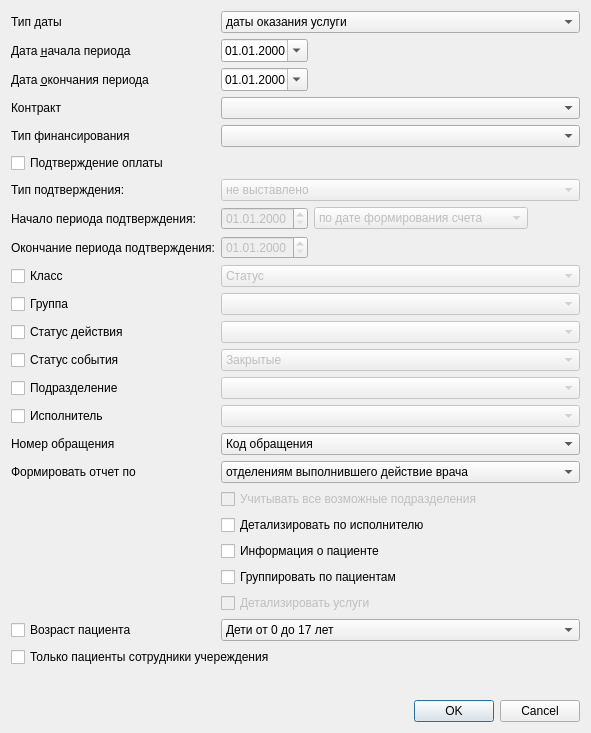
<?xml version="1.0" encoding="UTF-8"?>
<ui version="4.0">
 <class>ReportSetupDoneActionsDialog</class>
 <widget class="QDialog" name="ReportSetupDoneActionsDialog">
  <property name="geometry">
   <rect>
    <x>0</x>
    <y>0</y>
    <width>591</width>
    <height>733</height>
   </rect>
  </property>
  <property name="windowTitle">
   <string>Dialog</string>
  </property>
  <layout class="QGridLayout" name="gridLayout">
   <item row="0" column="1" colspan="5">
    <widget class="QComboBox" name="cmbDateType">
     <item>
      <property name="text">
       <string>даты оказания услуги</string>
      </property>
     </item>
     <item>
      <property name="text">
       <string>даты события</string>
      </property>
     </item>
    </widget>
   </item>
   <item row="1" column="1" colspan="2">
    <widget class="CDateEdit" name="edtBegDate">
     <property name="sizePolicy">
      <sizepolicy hsizetype="Maximum" vsizetype="Fixed">
       <horstretch>0</horstretch>
       <verstretch>0</verstretch>
      </sizepolicy>
     </property>
     <property name="displayFormat">
      <string>dd.MM.yyyy</string>
     </property>
     <property name="calendarPopup">
      <bool>true</bool>
     </property>
    </widget>
   </item>
   <item row="16" column="1" colspan="5">
    <widget class="QComboBox" name="cmbReportType">
     <item>
      <property name="text">
       <string>отделениям выполнившего действие врача</string>
      </property>
     </item>
     <item>
      <property name="text">
       <string>отделениям за которым закреплено действие</string>
      </property>
     </item>
    </widget>
   </item>
   <item row="15" column="0">
    <widget class="QLabel" name="lblEventIdentifierType">
     <property name="text">
      <string>Номер обращения</string>
     </property>
    </widget>
   </item>
   <item row="1" column="0">
    <widget class="QLabel" name="lblBegDate">
     <property name="text">
      <string>Дата &amp;начала периода</string>
     </property>
     <property name="buddy">
      <cstring>edtBegDate</cstring>
     </property>
    </widget>
   </item>
   <item row="20" column="1" colspan="5">
    <widget class="QCheckBox" name="chkGroupByPatient">
     <property name="text">
      <string>Группировать по пациентам</string>
     </property>
    </widget>
   </item>
   <item row="9" column="0">
    <widget class="QCheckBox" name="chkClass">
     <property name="sizePolicy">
      <sizepolicy hsizetype="Maximum" vsizetype="Fixed">
       <horstretch>0</horstretch>
       <verstretch>0</verstretch>
      </sizepolicy>
     </property>
     <property name="text">
      <string>Класс</string>
     </property>
    </widget>
   </item>
   <item row="17" column="1" colspan="5">
    <widget class="QCheckBox" name="chkAllOrgStructure">
     <property name="enabled">
      <bool>false</bool>
     </property>
     <property name="text">
      <string>Учитывать все возможные подразделения</string>
     </property>
    </widget>
   </item>
   <item row="13" column="0">
    <widget class="QCheckBox" name="chkOrgStructure">
     <property name="text">
      <string>Подразделение</string>
     </property>
    </widget>
   </item>
   <item row="3" column="0">
    <widget class="QLabel" name="lblContract">
     <property name="text">
      <string>Контракт</string>
     </property>
     <property name="buddy">
      <cstring>cmbContract</cstring>
     </property>
    </widget>
   </item>
   <item row="15" column="1" colspan="5">
    <widget class="QComboBox" name="cmbEventIdentifierType">
     <item>
      <property name="text">
       <string>Код обращения</string>
      </property>
     </item>
     <item>
      <property name="text">
       <string>Номер документа</string>
      </property>
     </item>
    </widget>
   </item>
   <item row="11" column="1" colspan="5">
    <widget class="CActionStatusComboBox" name="cmbStatus">
     <property name="enabled">
      <bool>false</bool>
     </property>
    </widget>
   </item>
   <item row="6" column="0">
    <widget class="QLabel" name="lblConfirmationType">
     <property name="text">
      <string>Тип подтверждения:</string>
     </property>
    </widget>
   </item>
   <item row="18" column="1" colspan="5">
    <widget class="QCheckBox" name="chkDetailPerson">
     <property name="text">
      <string>Детализировать по исполнителю</string>
     </property>
    </widget>
   </item>
   <item row="5" column="0" colspan="4">
    <widget class="QCheckBox" name="chkConfirmation">
     <property name="text">
      <string>Подтверждение оплаты</string>
     </property>
    </widget>
   </item>
   <item row="24" column="0">
    <spacer name="verticalSpacer">
     <property name="orientation">
      <enum>Qt::Vertical</enum>
     </property>
     <property name="sizeHint" stdset="0">
      <size>
       <width>20</width>
       <height>40</height>
      </size>
     </property>
    </spacer>
   </item>
   <item row="7" column="0">
    <widget class="QLabel" name="lblBegDateConfirmation">
     <property name="text">
      <string>Начало периода подтверждения:</string>
     </property>
    </widget>
   </item>
   <item row="14" column="1" colspan="5">
    <widget class="CPersonComboBoxEx" name="cmbPerson">
     <property name="enabled">
      <bool>false</bool>
     </property>
    </widget>
   </item>
   <item row="4" column="0">
    <widget class="QLabel" name="lblFinance">
     <property name="text">
      <string>Тип финансирования</string>
     </property>
     <property name="buddy">
      <cstring>cmbFinance</cstring>
     </property>
    </widget>
   </item>
   <item row="11" column="0">
    <widget class="QCheckBox" name="chkStatus">
     <property name="text">
      <string>Статус действия</string>
     </property>
    </widget>
   </item>
   <item row="3" column="1" colspan="5">
    <widget class="CContractComboBox" name="cmbContract"/>
   </item>
   <item row="21" column="1" colspan="5">
    <widget class="QCheckBox" name="chkDetailService">
     <property name="enabled">
      <bool>false</bool>
     </property>
     <property name="text">
      <string>Детализировать услуги</string>
     </property>
    </widget>
   </item>
   <item row="4" column="1" colspan="5">
    <widget class="CRBComboBox" name="cmbFinance"/>
   </item>
   <item row="13" column="1" colspan="5">
    <widget class="COrgStructureComboBox" name="cmbOrgStructure">
     <property name="enabled">
      <bool>false</bool>
     </property>
    </widget>
   </item>
   <item row="9" column="1" colspan="5">
    <widget class="QComboBox" name="cmbClass">
     <property name="enabled">
      <bool>false</bool>
     </property>
     <item>
      <property name="text">
       <string>Статус</string>
      </property>
     </item>
     <item>
      <property name="text">
       <string>Диагностика</string>
      </property>
     </item>
     <item>
      <property name="text">
       <string>Лечение</string>
      </property>
     </item>
     <item>
      <property name="text">
       <string>Прочие мероприятия</string>
      </property>
     </item>
     <item>
      <property name="text">
       <string>Назначено</string>
      </property>
     </item>
    </widget>
   </item>
   <item row="2" column="0">
    <widget class="QLabel" name="lblEndDate">
     <property name="text">
      <string>Дата &amp;окончания периода</string>
     </property>
     <property name="buddy">
      <cstring>edtEndDate</cstring>
     </property>
    </widget>
   </item>
   <item row="23" column="0" colspan="6">
    <widget class="QCheckBox" name="chkOnlyClientAsPersonInLPU">
     <property name="text">
      <string>Только пациенты сотрудники учереждения</string>
     </property>
    </widget>
   </item>
   <item row="2" column="1">
    <widget class="CDateEdit" name="edtEndDate">
     <property name="sizePolicy">
      <sizepolicy hsizetype="Maximum" vsizetype="Fixed">
       <horstretch>0</horstretch>
       <verstretch>0</verstretch>
      </sizepolicy>
     </property>
     <property name="displayFormat">
      <string>dd.MM.yyyy</string>
     </property>
     <property name="calendarPopup">
      <bool>true</bool>
     </property>
    </widget>
   </item>
   <item row="22" column="0">
    <widget class="QCheckBox" name="chkClientAgeCategory">
     <property name="text">
      <string>Возраст пациента</string>
     </property>
    </widget>
   </item>
   <item row="14" column="0">
    <widget class="QCheckBox" name="chkPerson">
     <property name="text">
      <string>Исполнитель</string>
     </property>
    </widget>
   </item>
   <item row="10" column="1" colspan="5">
    <widget class="CActionTypeComboBoxMCL" name="cmbActionTypeGroup">
     <property name="enabled">
      <bool>false</bool>
     </property>
    </widget>
   </item>
   <item row="19" column="1" colspan="5">
    <widget class="QCheckBox" name="chkPatientInfo">
     <property name="text">
      <string>Информация о пациенте</string>
     </property>
    </widget>
   </item>
   <item row="25" column="0" colspan="6">
    <widget class="QDialogButtonBox" name="buttonBox">
     <property name="sizePolicy">
      <sizepolicy hsizetype="Expanding" vsizetype="Fixed">
       <horstretch>0</horstretch>
       <verstretch>0</verstretch>
      </sizepolicy>
     </property>
     <property name="orientation">
      <enum>Qt::Horizontal</enum>
     </property>
     <property name="standardButtons">
      <set>QDialogButtonBox::Cancel|QDialogButtonBox::Ok</set>
     </property>
    </widget>
   </item>
   <item row="0" column="0">
    <widget class="QLabel" name="lblDateType">
     <property name="text">
      <string>Тип даты</string>
     </property>
    </widget>
   </item>
   <item row="16" column="0">
    <widget class="QLabel" name="lblReportType">
     <property name="text">
      <string>Формировать отчет по</string>
     </property>
     <property name="buddy">
      <cstring>cmbReportType</cstring>
     </property>
    </widget>
   </item>
   <item row="12" column="0">
    <widget class="QCheckBox" name="chkEventStatus">
     <property name="text">
      <string>Статус события</string>
     </property>
    </widget>
   </item>
   <item row="12" column="1" colspan="5">
    <widget class="QComboBox" name="cmbEventStatus">
     <property name="enabled">
      <bool>false</bool>
     </property>
     <item>
      <property name="text">
       <string>Закрытые</string>
      </property>
     </item>
     <item>
      <property name="text">
       <string>Открытые</string>
      </property>
     </item>
    </widget>
   </item>
   <item row="10" column="0">
    <widget class="QCheckBox" name="chkActionTypeGroup">
     <property name="sizePolicy">
      <sizepolicy hsizetype="Maximum" vsizetype="Fixed">
       <horstretch>0</horstretch>
       <verstretch>0</verstretch>
      </sizepolicy>
     </property>
     <property name="text">
      <string>Группа</string>
     </property>
    </widget>
   </item>
   <item row="22" column="1" colspan="5">
    <widget class="QComboBox" name="cmbClientAgeCategory">
     <item>
      <property name="text">
       <string>Дети от 0 до 17 лет</string>
      </property>
     </item>
     <item>
      <property name="text">
       <string>Взрослые от 18 лет</string>
      </property>
     </item>
    </widget>
   </item>
   <item row="8" column="0">
    <widget class="QLabel" name="lblEndDateConfirmation">
     <property name="text">
      <string>Окончание периода подтверждения:</string>
     </property>
    </widget>
   </item>
   <item row="7" column="1">
    <widget class="CDateEdit" name="edtConfirmationBegDate">
     <property name="enabled">
      <bool>false</bool>
     </property>
     <property name="displayFormat">
      <string>dd.MM.yyyy</string>
     </property>
    </widget>
   </item>
   <item row="8" column="1">
    <widget class="CDateEdit" name="edtConfirmationEndDate">
     <property name="enabled">
      <bool>false</bool>
     </property>
     <property name="displayFormat">
      <string>dd.MM.yyyy</string>
     </property>
    </widget>
   </item>
   <item row="7" column="2">
    <widget class="QComboBox" name="cmbConfirmationPeriodType">
     <property name="enabled">
      <bool>false</bool>
     </property>
     <item>
      <property name="text">
       <string>по дате формирования счета</string>
      </property>
     </item>
     <item>
      <property name="text">
       <string>по дате подтверждения оплаты</string>
      </property>
     </item>
    </widget>
   </item>
   <item row="8" column="2">
    <spacer name="horizontalSpacer_2">
     <property name="orientation">
      <enum>Qt::Horizontal</enum>
     </property>
     <property name="sizeHint" stdset="0">
      <size>
       <width>40</width>
       <height>20</height>
      </size>
     </property>
    </spacer>
   </item>
   <item row="6" column="1" colspan="5">
    <widget class="QComboBox" name="cmbConfirmationType">
     <property name="enabled">
      <bool>false</bool>
     </property>
     <item>
      <property name="text">
       <string>не выставлено</string>
      </property>
     </item>
     <item>
      <property name="text">
       <string>выставлено</string>
      </property>
     </item>
     <item>
      <property name="text">
       <string>оплачено</string>
      </property>
     </item>
     <item>
      <property name="text">
       <string>отказано</string>
      </property>
     </item>
    </widget>
   </item>
   <item row="7" column="3" colspan="2">
    <spacer name="horizontalSpacer_3">
     <property name="orientation">
      <enum>Qt::Horizontal</enum>
     </property>
     <property name="sizeHint" stdset="0">
      <size>
       <width>40</width>
       <height>20</height>
      </size>
     </property>
    </spacer>
   </item>
   <item row="2" column="2" colspan="3">
    <spacer name="spacer">
     <property name="orientation">
      <enum>Qt::Horizontal</enum>
     </property>
     <property name="sizeHint" stdset="0">
      <size>
       <width>219</width>
       <height>20</height>
      </size>
     </property>
    </spacer>
   </item>
   <item row="1" column="3" colspan="2">
    <spacer name="horizontalSpacer">
     <property name="orientation">
      <enum>Qt::Horizontal</enum>
     </property>
     <property name="sizeHint" stdset="0">
      <size>
       <width>40</width>
       <height>20</height>
      </size>
     </property>
    </spacer>
   </item>
  </layout>
 </widget>
 <customwidgets>
  <customwidget>
   <class>CRBComboBox</class>
   <extends>QComboBox</extends>
   <header>library/crbcombobox.h</header>
  </customwidget>
  <customwidget>
   <class>CDateEdit</class>
   <extends>QDateEdit</extends>
   <header>library/DateEdit.h</header>
  </customwidget>
  <customwidget>
   <class>CPersonComboBoxEx</class>
   <extends>QComboBox</extends>
   <header>Orgs/PersonComboBoxEx.h</header>
  </customwidget>
  <customwidget>
   <class>COrgStructureComboBox</class>
   <extends>QComboBox</extends>
   <header>Orgs/OrgStructComboBoxes.h</header>
  </customwidget>
  <customwidget>
   <class>CContractComboBox</class>
   <extends>QComboBox</extends>
   <header>Accounting/ContractComboBox.h</header>
  </customwidget>
  <customwidget>
   <class>CActionTypeComboBoxMCL</class>
   <extends>QComboBox</extends>
   <header>Events/ActionTypeComboBox.h</header>
  </customwidget>
  <customwidget>
   <class>CActionStatusComboBox</class>
   <extends>QComboBox</extends>
   <header location="global">Events/ActionStatus.h</header>
  </customwidget>
 </customwidgets>
 <tabstops>
  <tabstop>cmbDateType</tabstop>
  <tabstop>edtBegDate</tabstop>
  <tabstop>edtEndDate</tabstop>
  <tabstop>cmbContract</tabstop>
  <tabstop>cmbFinance</tabstop>
  <tabstop>chkConfirmation</tabstop>
  <tabstop>cmbConfirmationType</tabstop>
  <tabstop>edtConfirmationBegDate</tabstop>
  <tabstop>edtConfirmationEndDate</tabstop>
  <tabstop>cmbConfirmationPeriodType</tabstop>
  <tabstop>chkClass</tabstop>
  <tabstop>cmbClass</tabstop>
  <tabstop>chkActionTypeGroup</tabstop>
  <tabstop>cmbActionTypeGroup</tabstop>
  <tabstop>chkStatus</tabstop>
  <tabstop>cmbStatus</tabstop>
  <tabstop>chkEventStatus</tabstop>
  <tabstop>cmbEventStatus</tabstop>
  <tabstop>chkOrgStructure</tabstop>
  <tabstop>cmbOrgStructure</tabstop>
  <tabstop>chkPerson</tabstop>
  <tabstop>cmbPerson</tabstop>
  <tabstop>cmbEventIdentifierType</tabstop>
  <tabstop>cmbReportType</tabstop>
  <tabstop>chkAllOrgStructure</tabstop>
  <tabstop>chkDetailPerson</tabstop>
  <tabstop>chkPatientInfo</tabstop>
  <tabstop>chkGroupByPatient</tabstop>
  <tabstop>chkDetailService</tabstop>
  <tabstop>chkClientAgeCategory</tabstop>
  <tabstop>cmbClientAgeCategory</tabstop>
  <tabstop>chkOnlyClientAsPersonInLPU</tabstop>
  <tabstop>buttonBox</tabstop>
 </tabstops>
 <resources/>
 <connections>
  <connection>
   <sender>buttonBox</sender>
   <signal>accepted()</signal>
   <receiver>ReportSetupDoneActionsDialog</receiver>
   <slot>accept()</slot>
   <hints>
    <hint type="sourcelabel">
     <x>480</x>
     <y>739</y>
    </hint>
    <hint type="destinationlabel">
     <x>157</x>
     <y>255</y>
    </hint>
   </hints>
  </connection>
  <connection>
   <sender>buttonBox</sender>
   <signal>rejected()</signal>
   <receiver>ReportSetupDoneActionsDialog</receiver>
   <slot>reject()</slot>
   <hints>
    <hint type="sourcelabel">
     <x>480</x>
     <y>739</y>
    </hint>
    <hint type="destinationlabel">
     <x>286</x>
     <y>255</y>
    </hint>
   </hints>
  </connection>
  <connection>
   <sender>chkStatus</sender>
   <signal>toggled(bool)</signal>
   <receiver>cmbStatus</receiver>
   <slot>setEnabled(bool)</slot>
   <hints>
    <hint type="sourcelabel">
     <x>71</x>
     <y>338</y>
    </hint>
    <hint type="destinationlabel">
     <x>690</x>
     <y>340</y>
    </hint>
   </hints>
  </connection>
  <connection>
   <sender>chkOrgStructure</sender>
   <signal>toggled(bool)</signal>
   <receiver>cmbOrgStructure</receiver>
   <slot>setEnabled(bool)</slot>
   <hints>
    <hint type="sourcelabel">
     <x>97</x>
     <y>396</y>
    </hint>
    <hint type="destinationlabel">
     <x>686</x>
     <y>398</y>
    </hint>
   </hints>
  </connection>
  <connection>
   <sender>chkClientAgeCategory</sender>
   <signal>toggled(bool)</signal>
   <receiver>cmbClientAgeCategory</receiver>
   <slot>setEnabled(bool)</slot>
   <hints>
    <hint type="sourcelabel">
     <x>114</x>
     <y>662</y>
    </hint>
    <hint type="destinationlabel">
     <x>556</x>
     <y>664</y>
    </hint>
   </hints>
  </connection>
  <connection>
   <sender>chkPerson</sender>
   <signal>toggled(bool)</signal>
   <receiver>cmbPerson</receiver>
   <slot>setEnabled(bool)</slot>
   <hints>
    <hint type="sourcelabel">
     <x>117</x>
     <y>425</y>
    </hint>
    <hint type="destinationlabel">
     <x>562</x>
     <y>427</y>
    </hint>
   </hints>
  </connection>
  <connection>
   <sender>chkGroupByPatient</sender>
   <signal>toggled(bool)</signal>
   <receiver>chkDetailService</receiver>
   <slot>setEnabled(bool)</slot>
   <hints>
    <hint type="sourcelabel">
     <x>576</x>
     <y>585</y>
    </hint>
    <hint type="destinationlabel">
     <x>587</x>
     <y>610</y>
    </hint>
   </hints>
  </connection>
  <connection>
   <sender>chkEventStatus</sender>
   <signal>toggled(bool)</signal>
   <receiver>cmbEventStatus</receiver>
   <slot>setEnabled(bool)</slot>
   <hints>
    <hint type="sourcelabel">
     <x>58</x>
     <y>367</y>
    </hint>
    <hint type="destinationlabel">
     <x>410</x>
     <y>369</y>
    </hint>
   </hints>
  </connection>
  <connection>
   <sender>chkClass</sender>
   <signal>toggled(bool)</signal>
   <receiver>cmbClass</receiver>
   <slot>setEnabled(bool)</slot>
   <hints>
    <hint type="sourcelabel">
     <x>36</x>
     <y>280</y>
    </hint>
    <hint type="destinationlabel">
     <x>647</x>
     <y>282</y>
    </hint>
   </hints>
  </connection>
  <connection>
   <sender>chkActionTypeGroup</sender>
   <signal>toggled(bool)</signal>
   <receiver>cmbActionTypeGroup</receiver>
   <slot>setEnabled(bool)</slot>
   <hints>
    <hint type="sourcelabel">
     <x>40</x>
     <y>309</y>
    </hint>
    <hint type="destinationlabel">
     <x>647</x>
     <y>311</y>
    </hint>
   </hints>
  </connection>
  <connection>
   <sender>chkConfirmation</sender>
   <signal>toggled(bool)</signal>
   <receiver>cmbConfirmationType</receiver>
   <slot>setEnabled(bool)</slot>
   <hints>
    <hint type="sourcelabel">
     <x>370</x>
     <y>157</y>
    </hint>
    <hint type="destinationlabel">
     <x>483</x>
     <y>184</y>
    </hint>
   </hints>
  </connection>
  <connection>
   <sender>chkConfirmation</sender>
   <signal>toggled(bool)</signal>
   <receiver>cmbConfirmationPeriodType</receiver>
   <slot>setEnabled(bool)</slot>
   <hints>
    <hint type="sourcelabel">
     <x>370</x>
     <y>157</y>
    </hint>
    <hint type="destinationlabel">
     <x>431</x>
     <y>213</y>
    </hint>
   </hints>
  </connection>
  <connection>
   <sender>chkConfirmation</sender>
   <signal>toggled(bool)</signal>
   <receiver>edtConfirmationBegDate</receiver>
   <slot>setEnabled(bool)</slot>
   <hints>
    <hint type="sourcelabel">
     <x>370</x>
     <y>157</y>
    </hint>
    <hint type="destinationlabel">
     <x>276</x>
     <y>212</y>
    </hint>
   </hints>
  </connection>
  <connection>
   <sender>chkConfirmation</sender>
   <signal>toggled(bool)</signal>
   <receiver>edtConfirmationEndDate</receiver>
   <slot>setEnabled(bool)</slot>
   <hints>
    <hint type="sourcelabel">
     <x>370</x>
     <y>157</y>
    </hint>
    <hint type="destinationlabel">
     <x>276</x>
     <y>241</y>
    </hint>
   </hints>
  </connection>
 </connections>
</ui>
